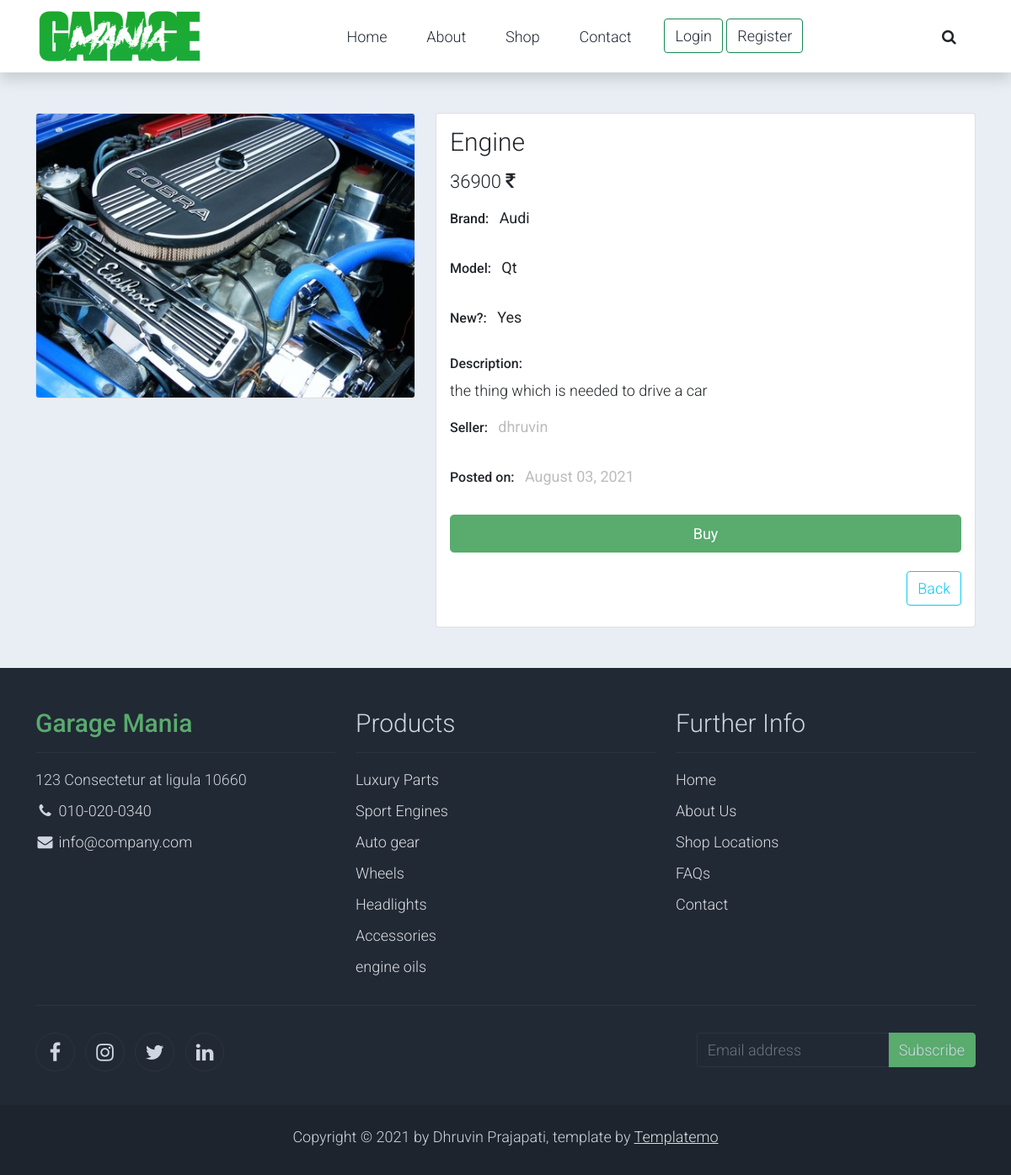
The app's page /shop/4/ with its own data.
### buyer/models.py (models this page shows, shortened)
class Post(models.Model):
    part_name = models.CharField(max_length=32, null=True)
    brand = models.CharField(max_length=32, null=True)
    car_model_name = models.CharField(max_length=32, null=True)
    category = models.ForeignKey(Category, on_delete=models.CASCADE, null=True)
    description = models.TextField()
    is_new = models.BooleanField(default=False)
    seller = models.ForeignKey(User, on_delete=models.CASCADE)
    image = models.ImageField(default = 'default.jpg', upload_to = 'parts_pics')
    prize = models.IntegerField()
    date_posted = models.DateTimeField(default=timezone.now)
    class Meta:
        ordering = ["-prize"]

### buyer/views.py (the view)
# urls.py: path('shop/<int:pk>/', PostDetailView.as_view(), name='shop-detail'),
class PostDetailView(DetailView):
    model = Post
    template_name = 'buyer/shop_detail.html'

### buyer/templates/buyer/shop_detail.html (shortened to what this page needs)
{% extends 'buyer/base.html' %}
{% load static %}
{% block content %}
    <section class="bg-light">
        <div class="container pb-5">
            <div class="row">
                <div class="col-lg-5 mt-5">
                    <div class="card mb-3">
                        <img class="card-img img-fluid" src="{{ post.image.url}}" alt="Card image cap" id="product-detail">
                    </div>
                </div>
                <div class="col-lg-7 mt-5">
                    <div class="card">
                        <div class="card-body">
                            <h1 class="h2">{{ object.part_name }}</h1>
                            <p class="h3 py-2">{{ object.prize }} <i class="fa fa-inr"></i></p>
                            <ul class="list-inline">
                                <li class="list-inline-item">
                                    <h6>Brand:</h6>
                                </li>
                                <li class="list-inline-item">
                                    <p><strong>{{ object.brand }}</strong></p>
                                </li>
                            </ul>
                            <ul class="list-inline">
                                <li class="list-inline-item">
                                    <h6>Model:</h6>
                                </li>
                                <li class="list-inline-item">
                                    <p><strong>{{ object.car_model_name }}</strong></p>
                                </li>
                            </ul>
                            <ul class="list-inline">
                                <li class="list-inline-item">
                                    <h6>New?:</h6>
                                </li>
                                <li class="list-inline-item">
                                    <p>{% if post.is_new == True %}
                                        <b>Yes</b>
                                    {% else %}
                                        <b>No</b>
                                    {% endif %}</p>
                                </li>
                            </ul>
                            <h6>Description:</h6>
                            <p>{{object.description}}</p>
                            <ul class="list-inline">
                                <li class="list-inline-item">
                                    <h6>Seller:</h6>
                                </li>
                                <li class="list-inline-item">
                                    <p class="text-muted"><strong>{{object.seller}}</strong></p>
                                </li>
                            </ul>
                            <ul class="list-inline">
                                <li class="list-inline-item">
                                    <h6>Posted on:</h6>
                                </li>
                                <li class="list-inline-item">
                                    <p class="text-muted"><strong>{{ object.date_posted|date:"F d, Y" }}</strong></p>
                                </li>
                            </ul>
                            <form action="" method="GET">
                                {% if user.is_authenticated %}
                                    {% if user.profile.role %}
                                    {% else %}
                                        <div class="row pb-3">
                                            <div class="col d-grid">
                                                <a class='btn btn-success btn-lg' href="{% url 'sendEmail' object.pk %}"><strong>Buy</strong></a>
                                            </div>
                                        </div>
                                    {% endif %}
                                {% else %}
                                <div class="row pb-3">
                                    <div class="col d-grid">
                                        <a class='btn btn-success btn-lg' href="{% url 'login' %}"><strong>Buy</strong></a>
                                    </div>
                                </div>
                                {% endif %}
                                    <h1 align='right'><a class="btn btn-outline-info" href="{% url 'shop' %}">Back</a></h1>
                            </form>
                        </div>
                    </div>
                </div>
            </div>
        </div>
    </section>
{% endblock content %}

### buyer/static/buyer/css/templatemo.css (style rules this page uses)
body, ul, li, p, a, label, input, div { font-family: 'Roboto', sans-serif; font-size: 18px !important; font-weight: 300 !important; }
.h2 { font-family: 'Roboto', sans-serif; font-size: 30px !important; font-weight: 300; }
.h3 { font-family: 'Roboto', sans-serif; font-size: 22px !important; }
.text-muted { color: #bcbcbc !important; }
.bg-light { background-color: #e9eef5 !important; }
.btn-success { background-color: #59ab6e !important; border-color: #56ae6c !important; }

### records on screen
Post: image (picture), part_name "Engine", prize "36900", brand "Audi", car_model_name "Qt", description "the thing which is needed to drive a car", seller "dhruvin", date_posted "August 03, 2021"
